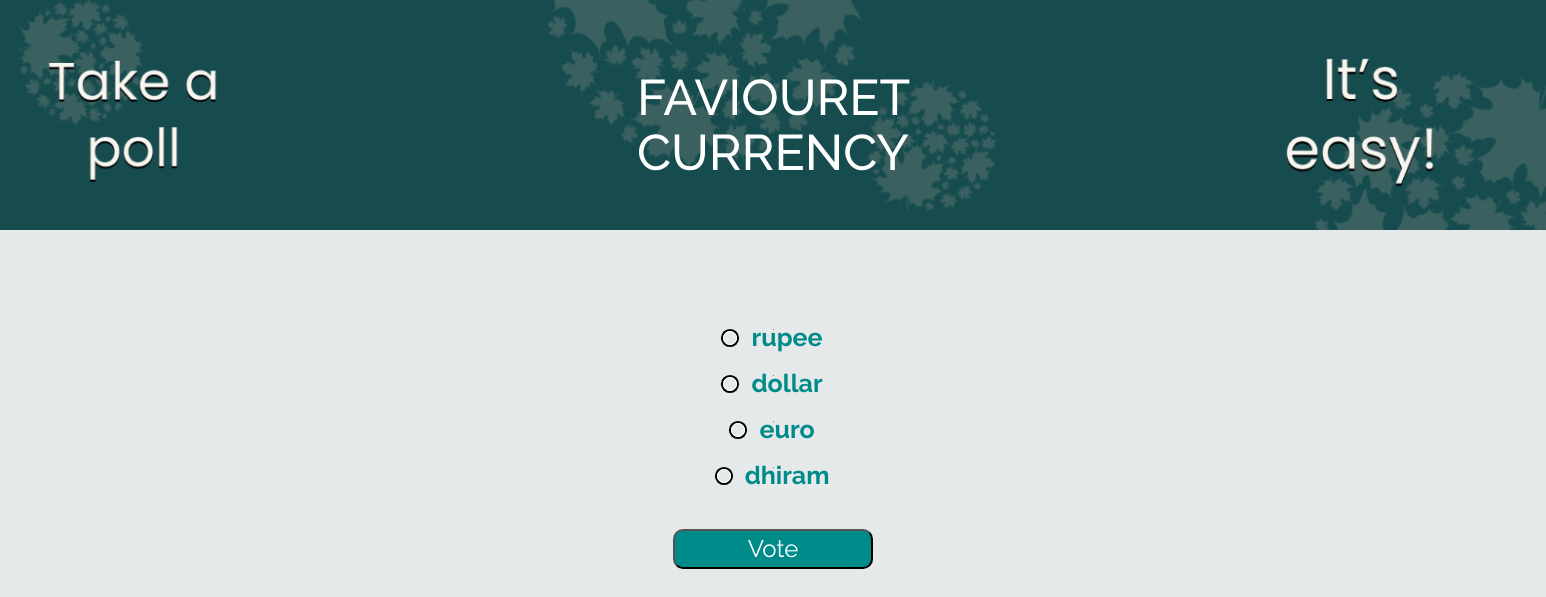
Screenshot of /polls/3/3/ with the database file from the repository.
### polls/models.py (models this page shows, shortened)
class Question(models.Model):
    category = models.ForeignKey(Category, on_delete=models.CASCADE)
    question_text = models.CharField(max_length=200)
    pub_date = models.DateTimeField('date published')
    def was_published_recently(self):
        now = timezone.now()
        return now - datetime.timedelta(days=1) <= self.pub_date <= now
    was_published_recently.admin_order_field = 'pub_date'
    was_published_recently.boolean = True
    was_published_recently.short_description = 'Published recently?'

class Choice(models.Model):
    question = models.ForeignKey(Question, on_delete=models.CASCADE)
    choice_text = models.CharField(max_length=200)
    votes = models.IntegerField(default=0)

### polls/views.py (the view)
# urls.py: path('<int:category_id>/<int:question_id>/', views.detail, name='detail'),
def detail(request, category_id, question_id):
    question = get_object_or_404(Question, pk = question_id)
    context = {
        'question': question,
        'category_id': category_id,
        }
    return render(request, 'polls/detail.html', context)
    """def get_queryset(self):

        Excludes any questions that aren't published yet.

        return Question.objects.filter(pub_date__lte=timezone.now())"""

### polls/templates/polls/detail.html (shortened to what this page needs)
{% load static %}
<link rel="stylesheet" href="//maxcdn.bootstrapcdn.com/bootstrap/3.2.0/css/bootstrap.min.css">
<link rel="stylesheet" href="//maxcdn.bootstrapcdn.com/bootstrap/3.2.0/css/bootstrap-theme.min.css">
<link rel="stylesheet" type="text/css" href="{% static 'polls/style.css' %}" />
<div class="content_container">
  <h1>{{ question.question_text }}</h1>
  <br>
  <br>
  <form class="form" action="{% url 'polls:vote' category_id question.id %}" method="post">
    {% csrf_token %} {% for choice in question.choice_set.all %}
    /><span>
    <label class="choice" for="choice{{ forloop.counter }}" >{{ choice.choice_text }}
    </span>
    </label><br>
    {% endfor %}
    <input class="button" type="submit" value="Vote" />
  </form>
</div>

### polls/static/polls/style.css (style rules this page uses)
.content_container { position: relative; display: flex; flex-direction: column; align-items: center; justify-content: center; font-family: 'Raleway', sans-serif; }
h1 { text-align: center; text-transform: uppercase; color: rgb(255, 255, 255); font-size: 50px; margin-top: -30px; margin-bottom: 50px; background-color: #3ad695; padding: 100px 800px 50px 800px; background-position: center; background-size: cover; background-image: url("images/final.jpg"); min-height: 70%; }
.button { margin-top: 20px; transition-duration: 0.2s; height: 40px; width: 200px; border-radius: 10px; background-color: darkcyan; font-family: 'Raleway', sans-serif; font-size: 24px; color: white; }
.choice { font-size: 25px; font-family: 'Raleway', sans-serif; color: darkcyan; margin:-10px auto; }
.form { display: flex; flex-direction: column; justify-content: center; align-items: center; border-radius: 50%; }
[type="radio"] + span:before { content: ''; display: inline-block; width: 1em; height: 1em; vertical-align: 0.1em; border-radius: 1em; border: 0.125em solid #fff; box-shadow: 0 0 0 0.15em #000; margin-right: 0.75em; transition: 0.5s ease all; }

### rows the page displays
Question: question_text "FAVIOURET CURRENCY"
Choice: choice_text "rupee"
Choice: choice_text "dollar"
Choice: choice_text "euro"
Choice: choice_text "dhiram"
